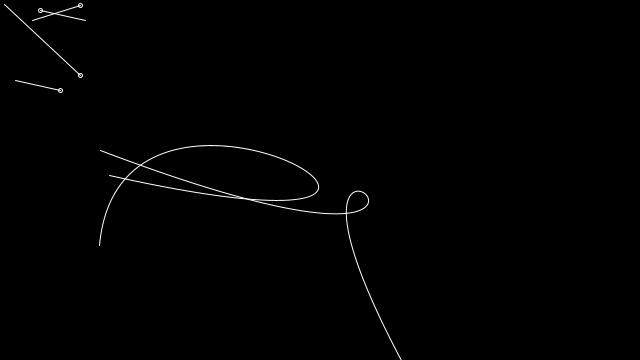
Frame 1 (no input)
Frame 60 (the mouse pressed at the canvas centre just before this capture): identical to frame 1, image omitted
Frame 120 (the mouse held since frame 60 and released just before this capture): identical to frame 1, image omitted

The Processing sketch that drew this single still picture (run headless with seeded random() and noise(); from frame 60 on, the mouse is pressed at the canvas centre):

// Processing sketch: sketch_160328a
// ── sketch_160328a.pde
void setup() {
  size(640, 360); 
  stroke(255);
  noFill();
}

void draw() {
  background(0);
   
bezier(100,150,600,340,207,5,409,375);
line(32, 20, 80,5);
ellipse(80,5,4,4);
line(80, 75, 4, 4);
ellipse(80, 75, 4, 4);

bezier(109, 175, 575, 279, 120, 9, 99, 245);
line(85, 20, 40, 10);
ellipse(40,10,4,4);
line(60,90,15,80);
ellipse(60,90,4,4);
}
